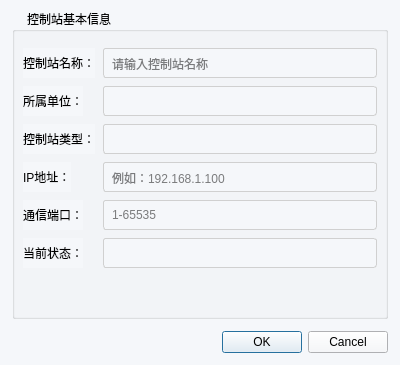
<?xml version="1.0" encoding="UTF-8"?>
<ui version="4.0">
 <class>ControlStationDialog</class>
 <widget class="QDialog" name="ControlStationDialog">
  <property name="geometry">
   <rect>
    <x>0</x>
    <y>0</y>
    <width>400</width>
    <height>365</height>
   </rect>
  </property>
  <property name="windowTitle">
   <string>控制站信息</string>
  </property>
  <property name="styleSheet">
   <string notr="true">background-color: #f5f7fa;</string>
  </property>
  <layout class="QVBoxLayout" name="verticalLayout">
   <property name="spacing">
    <number>12</number>
   </property>
   <property name="leftMargin">
    <number>12</number>
   </property>
   <property name="topMargin">
    <number>12</number>
   </property>
   <property name="rightMargin">
    <number>12</number>
   </property>
   <property name="bottomMargin">
    <number>12</number>
   </property>
   <item>
    <widget class="QGroupBox" name="groupBox">
     <property name="styleSheet">
      <string notr="true">color: rgb(0, 0, 0);
      QGroupBox {
          border: 1px solid #d0d0d0;
          border-radius: 4px;
          margin-top: 10px;
          padding-top: 15px;
          font-weight: bold;
      }
      QGroupBox::title {
          subcontrol-origin: margin;
          left: 10px;
          padding: 0 3px;
      }
      </string>
     </property>
     <property name="title">
      <string>控制站基本信息</string>
     </property>
     <layout class="QFormLayout" name="formLayout">
      <property name="horizontalSpacing">
       <number>8</number>
      </property>
      <property name="verticalSpacing">
       <number>8</number>
      </property>
      <property name="leftMargin">
       <number>8</number>
      </property>
      <property name="topMargin">
       <number>16</number>
      </property>
      <property name="rightMargin">
       <number>8</number>
      </property>
      <property name="bottomMargin">
       <number>8</number>
      </property>
      <item row="0" column="0">
       <widget class="QLabel" name="labelName">
        <property name="styleSheet">
         <string notr="true">color: rgb(0, 0, 0);</string>
        </property>
        <property name="text">
         <string>控制站名称：</string>
        </property>
       </widget>
      </item>
      <item row="0" column="1">
       <widget class="QLineEdit" name="editName">
        <property name="styleSheet">
         <string notr="true">
         QLineEdit {
             padding: 6px;
             border: 1px solid #d0d0d0;
             border-radius: 3px;
         }
         QLineEdit:focus {
             border: 1px solid #4a90e2;
         }
         </string>
        </property>
        <property name="placeholderText">
         <string>请输入控制站名称</string>
        </property>
       </widget>
      </item>
      <item row="1" column="0">
       <widget class="QLabel" name="labelUnit">
        <property name="styleSheet">
         <string notr="true">color: rgb(0, 0, 0);</string>
        </property>
        <property name="text">
         <string>所属单位：</string>
        </property>
       </widget>
      </item>
      <item row="1" column="1">
       <widget class="QComboBox" name="comboUnit">
        <property name="styleSheet">
         <string notr="true">
         QComboBox {
             padding: 6px;
             border: 1px solid #d0d0d0;
             border-radius: 3px;
         }
         QComboBox::drop-down {
             width: 20px;
             border: none;
         }
         </string>
        </property>
       </widget>
      </item>
      <item row="2" column="0">
       <widget class="QLabel" name="labelType">
        <property name="styleSheet">
         <string notr="true">color: rgb(0, 0, 0);</string>
        </property>
        <property name="text">
         <string>控制站类型：</string>
        </property>
       </widget>
      </item>
      <item row="2" column="1">
       <widget class="QComboBox" name="comboType">
        <property name="styleSheet">
         <string notr="true">
         QComboBox {
             padding: 6px;
             border: 1px solid #d0d0d0;
             border-radius: 3px;
         }
         QComboBox::drop-down {
             width: 20px;
             border: none;
         }
         </string>
        </property>
       </widget>
      </item>
      <item row="3" column="0">
       <widget class="QLabel" name="labelIP">
        <property name="styleSheet">
         <string notr="true">color: rgb(0, 0, 0);</string>
        </property>
        <property name="text">
         <string>IP地址：</string>
        </property>
       </widget>
      </item>
      <item row="3" column="1">
       <widget class="QLineEdit" name="editIP">
        <property name="styleSheet">
         <string notr="true">
         QLineEdit {
             padding: 6px;
             border: 1px solid #d0d0d0;
             border-radius: 3px;
         }
         QLineEdit:focus {
             border: 1px solid #4a90e2;
         }
         </string>
        </property>
        <property name="placeholderText">
         <string>例如：192.168.1.100</string>
        </property>
       </widget>
      </item>
      <item row="4" column="0">
       <widget class="QLabel" name="labelPort">
        <property name="styleSheet">
         <string notr="true">color: rgb(0, 0, 0);</string>
        </property>
        <property name="text">
         <string>通信端口：</string>
        </property>
       </widget>
      </item>
      <item row="4" column="1">
       <widget class="QLineEdit" name="editPort">
        <property name="styleSheet">
         <string notr="true">
         QLineEdit {
             padding: 6px;
             border: 1px solid #d0d0d0;
             border-radius: 3px;
         }
         QLineEdit:focus {
             border: 1px solid #4a90e2;
         }
         </string>
        </property>
        <property name="placeholderText">
         <string>1-65535</string>
        </property>
       </widget>
      </item>
      <item row="5" column="0">
       <widget class="QLabel" name="labelStatus">
        <property name="styleSheet">
         <string notr="true">color: rgb(0, 0, 0);</string>
        </property>
        <property name="text">
         <string>当前状态：</string>
        </property>
       </widget>
      </item>
      <item row="5" column="1">
       <widget class="QComboBox" name="comboStatus">
        <property name="styleSheet">
         <string notr="true">
         QComboBox {
             padding: 6px;
             border: 1px solid #d0d0d0;
             border-radius: 3px;
         }
         QComboBox::drop-down {
             width: 20px;
             border: none;
         }
         </string>
        </property>
       </widget>
      </item>
     </layout>
    </widget>
   </item>
   <item>
    <widget class="QDialogButtonBox" name="buttonBox">
     <property name="styleSheet">
      <string notr="true">color: rgb(0, 0, 0);</string>
     </property>
     <property name="orientation">
      <enum>Qt::Orientation::Horizontal</enum>
     </property>
     <property name="standardButtons">
      <set>QDialogButtonBox::StandardButton::Cancel|QDialogButtonBox::StandardButton::Ok</set>
     </property>
    </widget>
   </item>
  </layout>
 </widget>
 <resources/>
 <connections/>
</ui>
